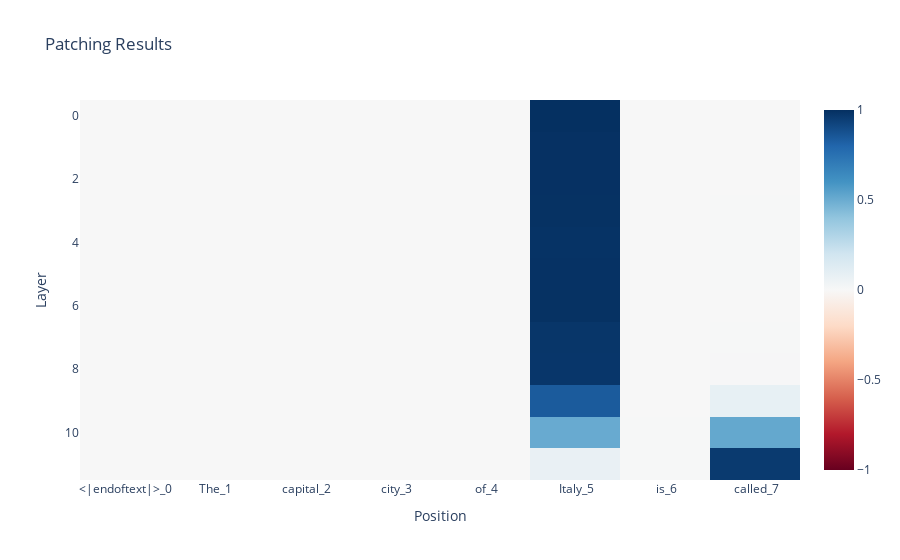

Notebook code cell kept with this figure:
### Markdown cell above
As the predictions are correct for both prompts, we can continue in our example. We do, however, note that the probabilities are still quite low for both answers, which could influence the results somewhat.

Continuing, we then perform activation patching on the two prompts using the functions defined earlier.

### Code cell
patching_results = activation_patching(model, clean_prompt, corrupted_prompt, clean_answer, corrupted_answer)
imshow_patching_result(model, patching_results, corrupted_prompt, corrupted_answer)

### Figure 1 — Plotly figure (JSON) as saved in the notebook; plotly's stock layout.template omitted (floating-point values rounded to 4 significant figures)
{"data": [{"coloraxis": "coloraxis", "hovertemplate": "Position: %{x}<br>Layer: %{y}<br>color: %{z}<extra></extra>", "name": "0", "type": "heatmap", "x": ["<|endoftext|>_0", "The_1", " capital_2", " city_3", " of_4", " Italy_5", " is_6", " called_7"], "xaxis": "x", "yaxis": "y", "z": [[0.0, 0.0, 0.0, 0.0, 0.0, 1.0, 0.0, 0.0], [0.0, 0.0, 0.0, 0.0, 0.0, 0.9955, 0.0005941, 0.00137], [0.0, 0.0, 0.0, 0.0, 0.0, 0.9949, 0.0007348, 0.001602], [0.0, 0.0, 0.0, 0.0, 0.0, 0.9936, 0.001026, 0.00275], [0.0, 0.0, 0.0, 0.0, 0.0, 0.9898, 0.0004701, 0.002885], [0.0, 0.0, 0.0, 0.0, 0.0, 0.993, 5.841e-05, 0.002789], [0.0, 0.0, 0.0, 0.0, 0.0, 0.9934, 0.0001343, 0.001612], [0.0, 0.0, 0.0, 0.0, 0.0, 0.9789, 0.0004545, 0.004118], [0.0, 0.0, 0.0, 0.0, 0.0, 0.9764, 0.0017, 0.006364], [0.0, 0.0, 0.0, 0.0, 0.0, 0.8414, 0.0006056, 0.08232], [0.0, 0.0, 0.0, 0.0, 0.0, 0.5069, 0.004421, 0.517], [0.0, 0.0, 0.0, 0.0, 0.0, 0.07461, 0.004305, 0.9629]]}], "layout": {"coloraxis": {"cmid": 0, "colorscale": [[0, "rgb(103,0,31)"], [0.1, "rgb(178,24,43)"], [0.2, "rgb(214,96,77)"], [0.3, "rgb(244,165,130)"], [0.4, "rgb(253,219,199)"], [0.5, "rgb(247,247,247)"], [0.6, "rgb(209,229,240)"], [0.7, "rgb(146,197,222)"], [0.8, "rgb(67,147,195)"], [0.9, "rgb(33,102,172)"], [1, "rgb(5,48,97)"]]}, "title": {"text": "Patching Results"}, "xaxis": {"anchor": "y", "constrain": "domain", "domain": [0, 1], "scaleanchor": "y", "title": {"text": "Position"}}, "yaxis": {"anchor": "x", "autorange": "reversed", "constrain": "domain", "domain": [0, 1], "title": {"text": "Layer"}}}}
